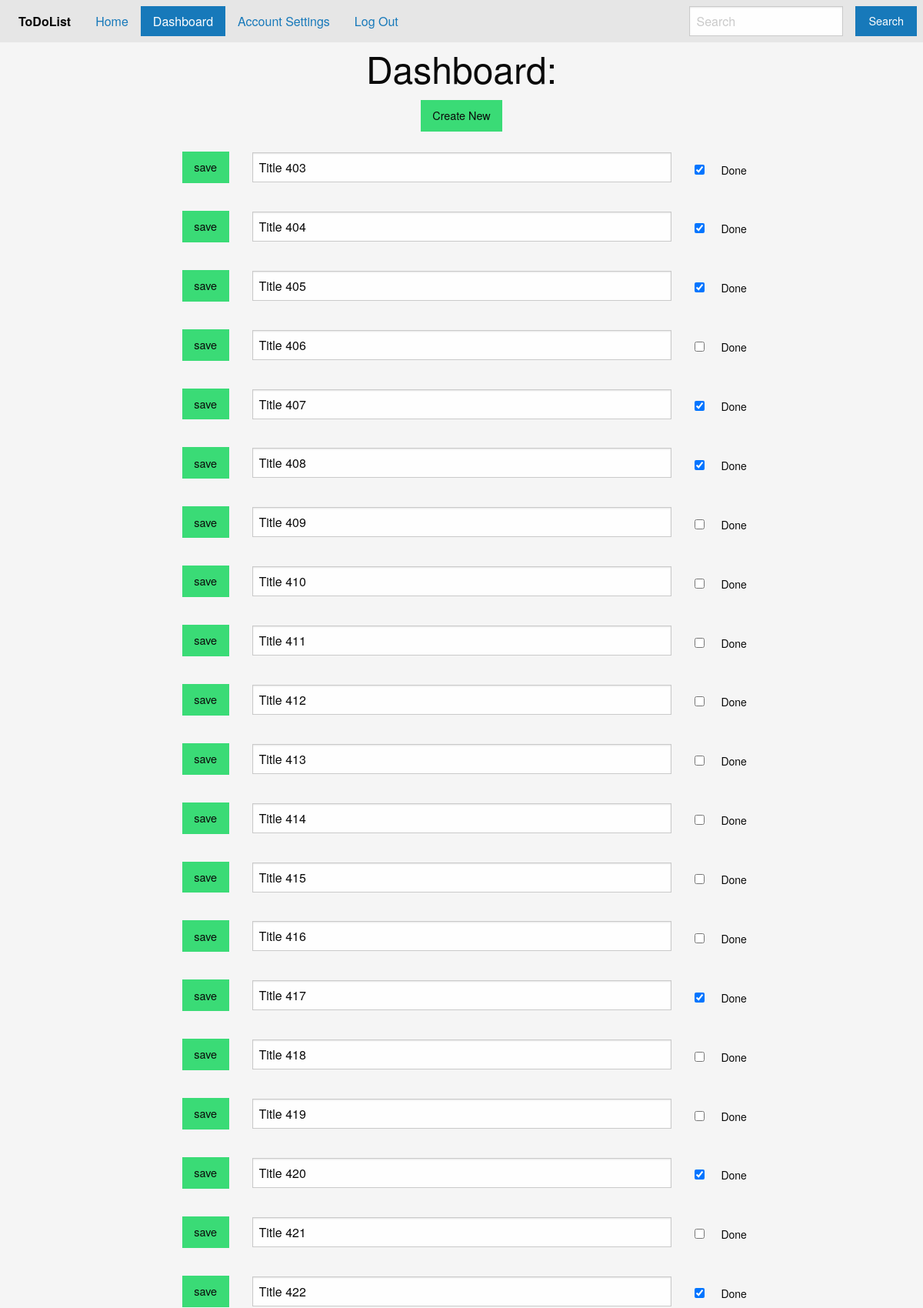
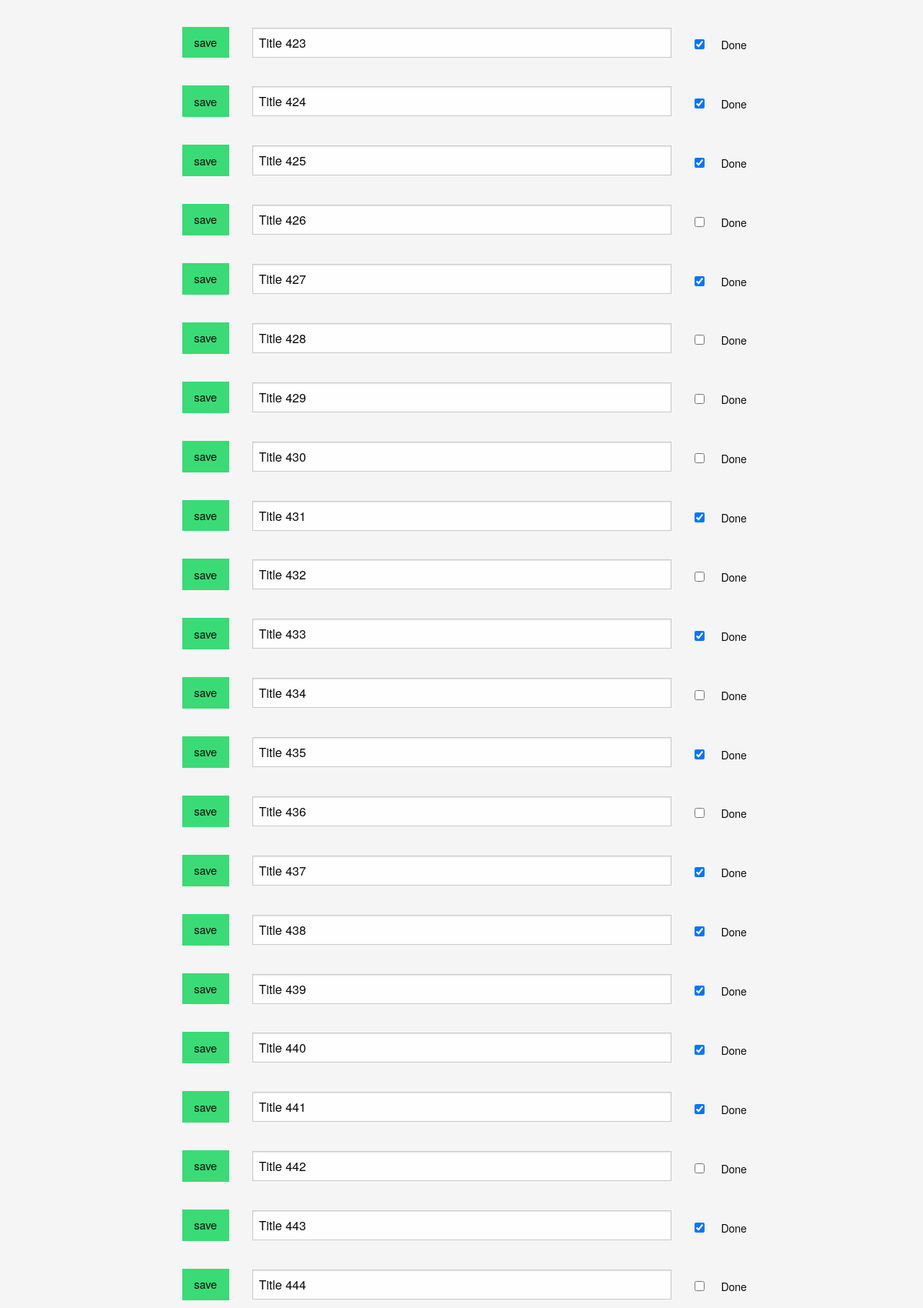
The app's page /dashboard (signed in, upper part) with its own data (2 pictures, top to bottom).
### tables this page shows
CREATE TABLE tasks(
		id INTEGER NOT NULL,
		user_id INTEGER NOT NULL,
		title TEXT NOT NULL,
		done BOOLEAN DEFAULT FALSE,
		created TIMESTAMP DEFAULT CURRENT_DATE,
		PRIMARY KEY(id),
		FOREIGN KEY(user_id) REFERENCES users(id),
		UNIQUE(user_id, title)
    );

### demo.py (the view)
@app.route('/dashboard', methods=['GET', 'POST'])
def dashBoard():
        if isAuth():
                msg = None
                if not request.method=='GET':
                        msg = manageTask("UPD")
                if (msg):
                        msg = msg['msg']
                return render_template('dashboard.html', nav=getNav(), title="Dashboard:", task = task.getByUserId(session['user']['id']), msg = msg)
        else:
                return redirect(url_for('logIn'))

### db/con.py (called while the page is built)
def conex():
    return sqlite3.connect('./db/Task.db', check_same_thread = False)

def dql(sql, param = [], rtnOne = False):
    data = None
    connection = conex()
    cursor = connection.cursor()
    try:
        cursor.execute(sql, param)
        if rtnOne:
            data = cursor.fetchone()
            if data:
                data = data[0]
        else:
            data = cursor.fetchall()
    except Exception as inst:
        print('\033[1m' + '\033[91m') #Bold Red Line
        print(inst)
        print("ERROR. sql: "+sql)
        print(param)
        print('\033[0m' + '--------------------') #Normal Line
    cursor.close()
    connection.close()
    return data

### db/task.py (called while the page is built)
def getByUserId(user_id):
    return con.dql("SELECT * FROM {} WHERE user_id=?".format(table), [user_id])

### demo.py (called while the page is built, shortened)
def isAuth():
        if 'user' in session:
                return True
        else:
                return False

@app.before_request
def before_request():
    g.user = None
    if 'user' in session:
        g.user = session['user']

def getNav():
        if not 'user' in session:
                return (
                        {"title": "Home", "href": "/"},
                        {"title": "Dashboard", "href": "/dashboard"},
                        {"title": "Sign Up", "href": "/sign-up"},
                        {"title": "Login", "href": "/log-in"},
                        {"title": "Admin", "href": "/admin"},
                )
        else:
                if not session['user']['isAdmin']:
                        return (
                                {"title": "Home", "href": "/"},
                                {"title": "Dashboard", "href": "/dashboard"},
                                {"title": "Account Settings", "href": "/user-edit"},
                                {"title": "Log Out", "href": "/log-out"}
                        )

### templates/dashboard.html (shortened to what this page needs)
{% extends "structure.html" %}
{% block style %}
    <link rel="stylesheet" href="static/css/task.css">
{% endblock style %}
{% block main %}
  <div id="dashboard-form" class="container">
    <div class="row">
      <div class="medium-5">
        <a name="create-new-todo" class="button success" href="todo-new" title="Create New">Create New</a>
      </div>
    </div>
        {% for item in task -%}
        <form class="form-task-dashboard grid-x grid-padding-x align-middle" method="POST">
            <div class="medium-3 text-right cell">
              <input name="save-todo-list" type="submit" value="save" class="button success" />
            </div>
            <div class="medium-6 text-center cell">
              <input type="text" name="title" placeholder="Title" autocomplete="off" value="{{ item[2] }}" required >
            </div>
            <div class="medium-3 text-left cell ">
              <div class="checkbox">
                <label>
                    <input type="checkbox" name="done" value="on" {% if item[3] %} checked {% endif %} > <span>Done</span>
                </label>
              </div>
            </div>
        </form>
        {%- endfor %}
  </div>
{% endblock main %}

### templates/structure.html (shortened to what this page needs)
<!DOCTYPE html>
<html lang ='en'>
  <head>
    <link rel="stylesheet" href="/static/css/foundation.css" />
    {% block style %}
    {% endblock style %}
    <link rel="stylesheet" href="/static/css/style-new.css" />
  </head>
  <body>
    <div class="top-bar">
      <div class="top-bar-left">
        <ul class="dropdown menu" data-dropdown-menu>
          <li class="menu-text">ToDoList</li>
          {% for item in nav %}
            <li class="{% if item.href==url_for(request.endpoint)%}active{% endif %}">
              <a href="{{item.href}}">{{item.title}}</a>
            </li>
          {% endfor %}
        </ul>
      </div>
      <div class="top-bar-right">
        <ul class="menu">
          <li><input type="search" placeholder="Search"></li>
          <li><button type="button" class="button">Search</button></li>
        </ul>
      </div>
    </div>
    <div class="grid-container">
      <div class="text-center">
      {% if(title!=None) %}
        <h1>{{ title }}</h1>
      {% endif %}
      {% block main %}
      {% endblock main %}
      </div>
    </div>
  </body>
</html>

### static/css/task.css (style rules this page uses)
.form-task-dashboard { width: 100%; padding: 10px; margin: auto; }
input[type="text"] { border-top-left-radius: 0; border-top-right-radius: 0; }
label span { margin-left: 10px; }

### static/css/style-new.css (style rules this page uses)
body { background-color: #f5f5f5; }

### records on screen
tasks: title "Title 403", done "☑"
tasks: title "Title 404", done "☑"
tasks: title "Title 405", done "☑"
tasks: title "Title 406"
tasks: title "Title 407", done "☑"
tasks: title "Title 408", done "☑"
tasks: title "Title 409"
tasks: title "Title 410"
tasks: title "Title 411"
tasks: title "Title 412"
tasks: title "Title 413"
tasks: title "Title 414"
tasks: title "Title 415"
tasks: title "Title 416"
tasks: title "Title 417", done "☑"
tasks: title "Title 418"
tasks: title "Title 419"
tasks: title "Title 420", done "☑"
tasks: title "Title 421"
tasks: title "Title 422", done "☑"
tasks: title "Title 423", done "☑"
tasks: title "Title 424", done "☑"
tasks: title "Title 425", done "☑"
tasks: title "Title 426"
tasks: title "Title 427", done "☑"
tasks: title "Title 428"
tasks: title "Title 429"
tasks: title "Title 430"
tasks: title "Title 431", done "☑"
tasks: title "Title 432"
tasks: title "Title 433", done "☑"
tasks: title "Title 434"
tasks: title "Title 435", done "☑"
tasks: title "Title 436"
tasks: title "Title 437", done "☑"
tasks: title "Title 438", done "☑"
tasks: title "Title 439", done "☑"
tasks: title "Title 440", done "☑"
tasks: title "Title 441", done "☑"
tasks: title "Title 442"
tasks: title "Title 443", done "☑"
tasks: title "Title 444"

### other values on screen
{{ item.title }} "Home" "Dashboard" "Account Settings" "Log Out"
{{ title }} "Dashboard:"
